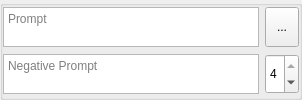
     <widget class="QGroupBox" name="groupBox">
      <property name="sizePolicy">
       <sizepolicy hsizetype="Maximum" vsizetype="Maximum">
        <horstretch>0</horstretch>
        <verstretch>0</verstretch>
       </sizepolicy>
      </property>
      <property name="layoutDirection">
       <enum>Qt::LeftToRight</enum>
      </property>
      <property name="title">
       <string/>
      </property>
      <layout class="QGridLayout" name="gridLayout">
       <property name="leftMargin">
        <number>0</number>
       </property>
       <property name="topMargin">
        <number>0</number>
       </property>
       <property name="rightMargin">
        <number>0</number>
       </property>
       <property name="bottomMargin">
        <number>0</number>
       </property>
       <item row="1" column="0">
        <widget class="QPlainTextEdit" name="inPrompt">
         <property name="maximumSize">
          <size>
           <width>16777215</width>
           <height>40</height>
          </size>
         </property>
         <property name="lineWrapMode">
          <enum>QPlainTextEdit::NoWrap</enum>
         </property>
         <property name="placeholderText">
          <string>Prompt</string>
         </property>
        </widget>
       </item>
       <item row="2" column="0">
        <widget class="QPlainTextEdit" name="inNegativePrompt">
         <property name="enabled">
          <bool>true</bool>
         </property>
         <property name="maximumSize">
          <size>
           <width>16777215</width>
           <height>40</height>
          </size>
         </property>
         <property name="placeholderText">
          <string>Negative Prompt</string>
         </property>
        </widget>
       </item>
       <item row="2" column="1">
        <widget class="QSpinBox" name="inNumberOfImages">
         <property name="sizePolicy">
          <sizepolicy hsizetype="Preferred" vsizetype="Preferred">
           <horstretch>0</horstretch>
           <verstretch>0</verstretch>
          </sizepolicy>
         </property>
         <property name="toolTip">
          <string>Number of generated Images</string>
         </property>
         <property name="minimum">
          <number>1</number>
         </property>
         <property name="maximum">
          <number>4</number>
         </property>
         <property name="value">
          <number>4</number>
         </property>
        </widget>
       </item>
       <item row="1" column="1">
        <widget class="QToolButton" name="btnSettings">
         <property name="sizePolicy">
          <sizepolicy hsizetype="Preferred" vsizetype="Preferred">
           <horstretch>0</horstretch>
           <verstretch>0</verstretch>
          </sizepolicy>
         </property>
         <property name="text">
          <string>...</string>
         </property>
         <property name="icon">
          <iconset theme="applications-system"/>
         </property>
        </widget>
       </item>
      </layout>
     </widget>
